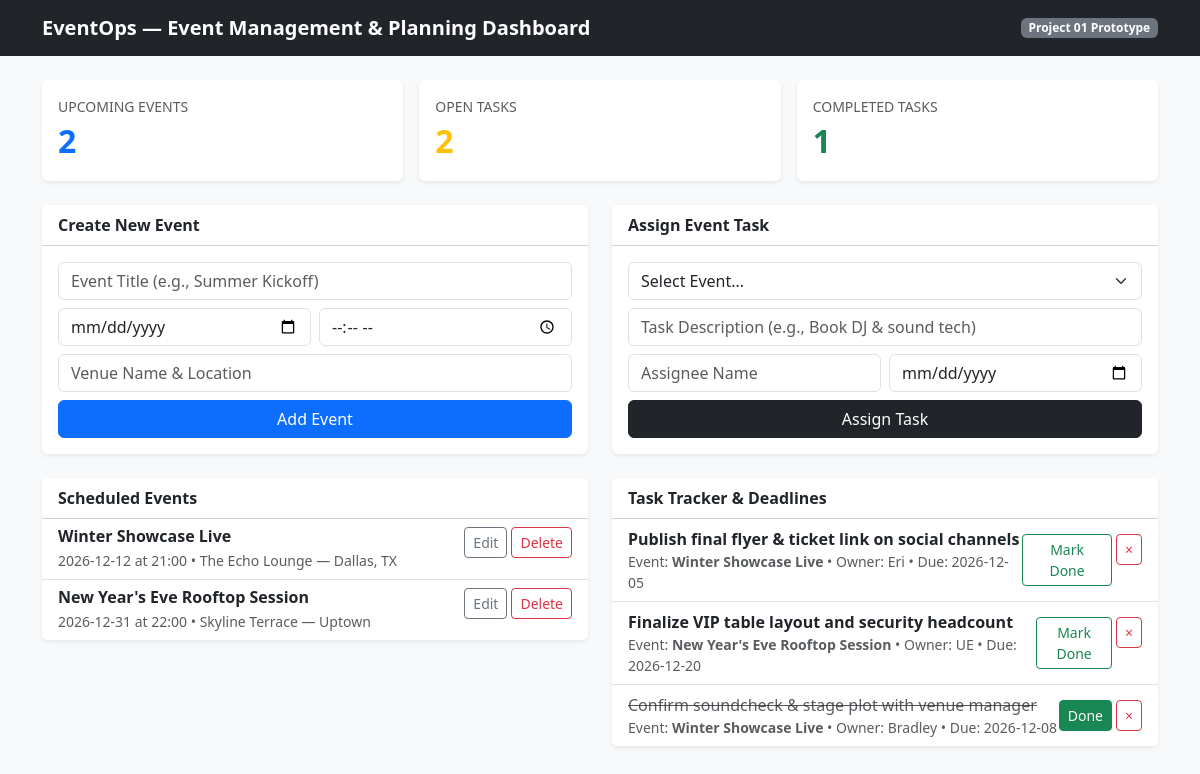
Before: / with the older database file.
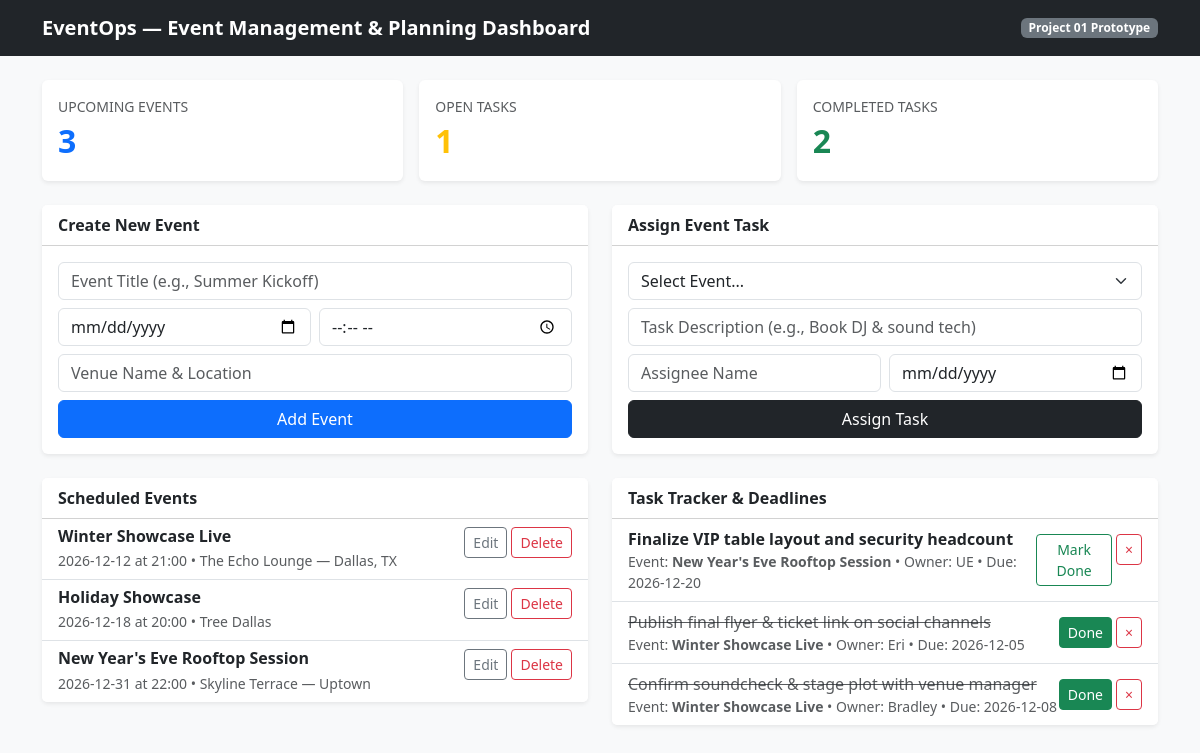
After: the same page with the newer database file.
### tables this page shows
CREATE TABLE events (
            id INTEGER PRIMARY KEY AUTOINCREMENT,
            title TEXT NOT NULL,
            event_date TEXT NOT NULL,
            event_time TEXT NOT NULL,
            venue TEXT NOT NULL
        );

CREATE TABLE tasks (
            id INTEGER PRIMARY KEY AUTOINCREMENT,
            event_id INTEGER NOT NULL,
            description TEXT NOT NULL,
            assignee TEXT NOT NULL,
            deadline TEXT NOT NULL,
            completed INTEGER NOT NULL DEFAULT 0,
            FOREIGN KEY (event_id) REFERENCES events (id) ON DELETE CASCADE
        );

### app.py (the view)
@app.route("/")
def index():
    conn = get_db()
    events = conn.execute("SELECT * FROM events ORDER BY event_date ASC").fetchall()
    tasks = conn.execute("""
        SELECT tasks.*, events.title AS event_title
        FROM tasks
        JOIN events ON tasks.event_id = events.id
        ORDER BY tasks.completed ASC, tasks.deadline ASC
    """).fetchall()
    conn.close()
    open_tasks = sum(1 for t in tasks if t["completed"] == 0)
    completed_tasks = sum(1 for t in tasks if t["completed"] == 1)
    return render_template(
        "index.html",
        events=events,
        tasks=tasks,
        open_tasks=open_tasks,
        completed_tasks=completed_tasks
    )

### app.py (called while the page is built)
def get_db():
    conn = sqlite3.connect(DB_PATH)
    conn.row_factory = sqlite3.Row
    return conn

### templates/index.html (shortened to what this page needs)
<!DOCTYPE html>
<html lang="en">
<head>
  <link href="https://cdn.jsdelivr.net/npm/bootstrap@5.3.3/dist/css/bootstrap.min.css" rel="stylesheet">
</head>
<body class="bg-light">
<nav class="navbar navbar-dark bg-dark mb-4">
  <div class="container">
    <span class="navbar-brand fw-bold">EventOps — Event Management &amp; Planning Dashboard</span>
    <span class="badge bg-secondary">Project 01 Prototype</span>
  </div>
</nav>
<div class="container pb-5">
  <div class="row g-3 mb-4">
    <div class="col-md-4">
      <div class="card shadow-sm border-0">
        <div class="card-body">
          <div class="text-muted small text-uppercase">Upcoming Events</div>
          <div class="fs-2 fw-bold text-primary">{{ events|length }}</div>
        </div>
      </div>
    </div>
    <div class="col-md-4">
      <div class="card shadow-sm border-0">
        <div class="card-body">
          <div class="text-muted small text-uppercase">Open Tasks</div>
          <div class="fs-2 fw-bold text-warning">{{ open_tasks }}</div>
        </div>
      </div>
    </div>
    <div class="col-md-4">
      <div class="card shadow-sm border-0">
        <div class="card-body">
          <div class="text-muted small text-uppercase">Completed Tasks</div>
          <div class="fs-2 fw-bold text-success">{{ completed_tasks }}</div>
        </div>
      </div>
    </div>
  </div>
  <div class="row g-4">
    <div class="col-lg-6">
      <div class="card shadow-sm border-0 mb-4">
        <div class="card-header bg-white fw-bold">Create New Event</div>
        <div class="card-body">
          <form action="/events/add" method="POST" class="row g-2">
            <div class="col-12">
              <input type="text" name="title" class="form-control" placeholder="Event Title (e.g., Summer Kickoff)" required>
            </div>
            <div class="col-md-6">
              <input type="date" name="event_date" class="form-control" required>
            </div>
            <div class="col-md-6">
              <input type="time" name="event_time" class="form-control" required>
            </div>
            <div class="col-12">
              <input type="text" name="venue" class="form-control" placeholder="Venue Name & Location" required>
            </div>
            <div class="col-12">
              <button type="submit" class="btn btn-primary w-100">Add Event</button>
            </div>
          </form>
        </div>
      </div>
      <div class="card shadow-sm border-0">
        <div class="card-header bg-white fw-bold">Scheduled Events</div>
        <div class="list-group list-group-flush">
          {% for event in events %}
          <div class="list-group-item">
            <div class="d-flex justify-content-between align-items-start">
              <div>
                <h6 class="mb-1 fw-bold">{{ event.title }}</h6>
                <div class="small text-muted">{{ event.event_date }} at {{ event.event_time }} &bull; {{ event.venue }}</div>
              </div>
              <div class="d-flex gap-1">
                <button class="btn btn-sm btn-outline-secondary" data-bs-toggle="collapse" data-bs-target="#edit-{{ event.id }}">Edit</button>
                <form action="/events/delete/{{ event.id }}" method="POST" class="d-inline">
                  <button type="submit" class="btn btn-sm btn-outline-danger">Delete</button>
                </form>
              </div>
            </div>
          </div>
          {% else %}
          <div class="list-group-item text-muted">No events scheduled yet.</div>
          {% endfor %}
        </div>
      </div>
    </div>
    <div class="col-lg-6">
      <div class="card shadow-sm border-0 mb-4">
        <div class="card-header bg-white fw-bold">Assign Event Task</div>
        <div class="card-body">
          <form action="/tasks/add" method="POST" class="row g-2">
            <div class="col-12">
              <select name="event_id" class="form-select" required>
                <option value="" disabled selected>Select Event...</option>
              </select>
            </div>
            <div class="col-12">
              <input type="text" name="description" class="form-control" placeholder="Task Description (e.g., Book DJ & sound tech)" required>
            </div>
            <div class="col-md-6">
              <input type="text" name="assignee" class="form-control" placeholder="Assignee Name" required>
            </div>
            <div class="col-md-6">
              <input type="date" name="deadline" class="form-control" required>
            </div>
            <div class="col-12">
              <button type="submit" class="btn btn-dark w-100">Assign Task</button>
            </div>
          </form>
        </div>
      </div>
      <div class="card shadow-sm border-0">
        <div class="card-header bg-white fw-bold">Task Tracker &amp; Deadlines</div>
        <div class="list-group list-group-flush">
          {% for task in tasks %}
          <div class="list-group-item d-flex justify-content-between align-items-center">
            <div>
              <div class="{{ 'text-decoration-line-through text-muted' if task.completed else 'fw-semibold' }}">
                {{ task.description }}
              </div>
              <div class="small text-muted">
                Event: <strong>{{ task.event_title }}</strong> &bull; Owner: {{ task.assignee }} &bull; Due: {{ task.deadline }}
              </div>
            </div>
            <div class="d-flex gap-1">
              <form action="/tasks/toggle/{{ task.id }}" method="POST">
                <button type="submit" class="btn btn-sm {{ 'btn-success' if task.completed else 'btn-outline-success' }}">
                  {{ 'Done' if task.completed else 'Mark Done' }}
                </button>
              </form>
              <form action="/tasks/delete/{{ task.id }}" method="POST">
                <button type="submit" class="btn btn-sm btn-outline-danger">&times;</button>
              </form>
            </div>
          </div>
          {% else %}
          <div class="list-group-item text-muted">No tasks assigned yet.</div>
          {% endfor %}
        </div>
      </div>
    </div>
  </div>
</div>
</body>
</html>

Changed rows visible on the page:
added events: title "Holiday Showcase", event_date "2026-12-18", event_time "20:00", venue "Tree Dallas"
shown differently, row unchanged: tasks "Finalize VIP table layout and security headcount": moves up the list
changed tasks "Publish final flyer & ticket link on social channels": completed "Mark Done" → "Done"
Other visible differences:
{{ events|length }}: "2" → "3"
{{ open_tasks }}: "2" → "1"
{{ completed_tasks }}: "1" → "2"
